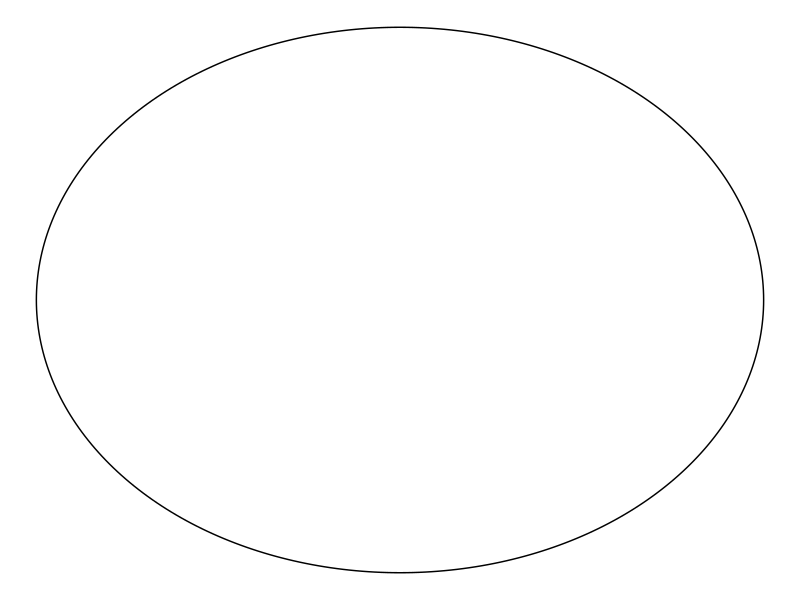
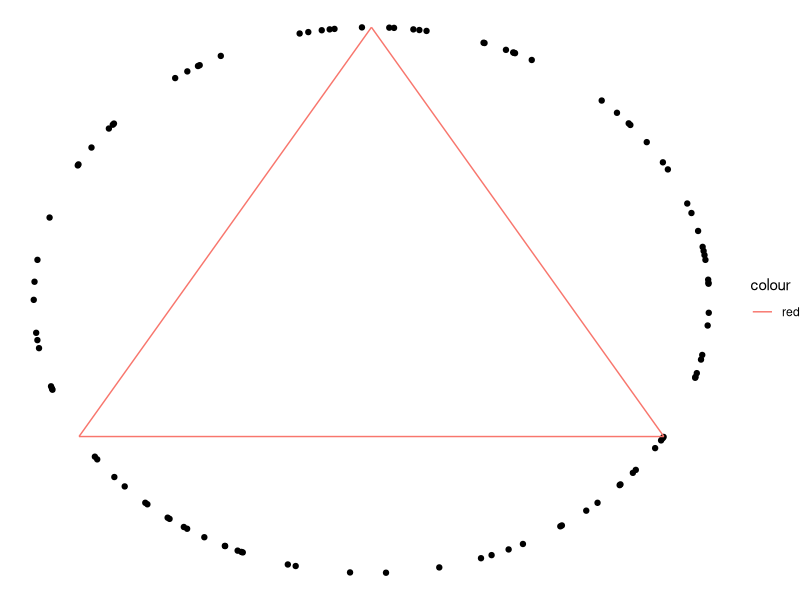
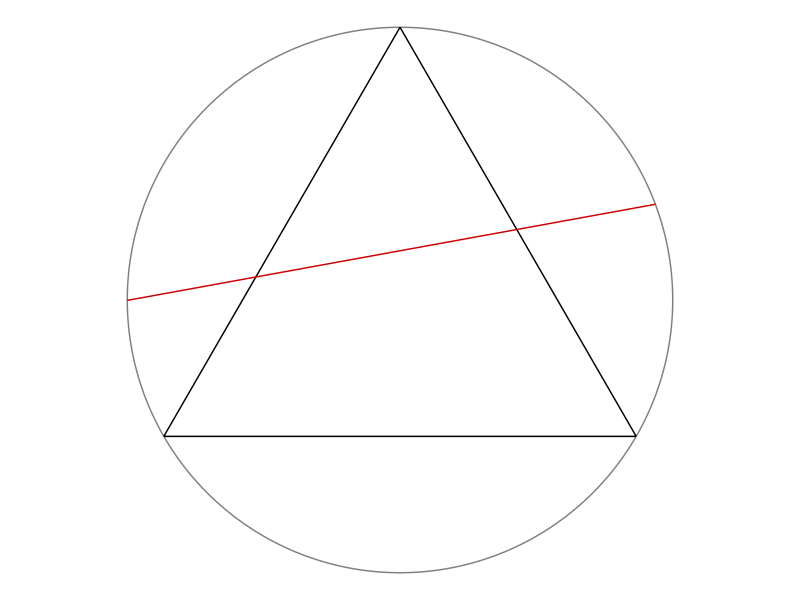

Here is the R script that generated these plots, in order:
# Instruction to students: You may clear the code in this file and replace it
# with your own.

library(tidyverse)
library(ggforce)
theme_set(theme_void())

# Draw a random chord in a unit circle centred at origin -----------------------

# Coordinates of equilateral triangle
eqtri_df <- tibble(
  x    = c(0, sqrt(3) / 2, -sqrt(3) / 2),
  y    = c(1, -0.5, -0.5),
  xend = c(sqrt(3) / 2, -sqrt(3) / 2, 0),
  yend = c(-0.5, -0.5, 1)
)

# Coordinates of random chord
rdmchr_df <- tibble(
  x    = 0.93636368,
  y    = 0.35103142,
  xend = -0.9999991,
  yend = -0.001326758
)

# Plot
p <- ggplot() +
  ggforce::geom_circle(aes(x0 = 0, y0 = 0, r = 1), col = "gray50") +
  geom_segment(data = eqtri_df, aes(x = x, y = y, xend = xend, yend = yend)) +
  geom_segment(data = rdmchr_df, aes(x = x, y = y, xend = xend, yend = yend),
               col = "red3") +
  coord_equal()

ggsave(p, file = "plot.png", height = 5, width = 7)

# Plot a circle
library(ggplot2)
library(ggforce)

data_circle <- data.frame(x0 = 0,
                          y0 = 0,
                          r = 1)

ggplot(data = data_circle, aes(x = x0, y = y0)) + 
  geom_circle(data = data_circle, aes(x0 = x0, y0 = y0, r=r))

# METHOD A (Random Endpoints) --------------------------------------------------
library(tidyverse)
library(ggforce)
library(ggplot2)

theta <- runif(100, 0, 2*pi)
circle <- tibble(
  x0 = cos(theta),
  y0 = sin(theta),
  r = 1)

eqtri_df <- tibble(
  x    = c(0, sqrt(3) / 2, -sqrt(3) / 2),
  y    = c(1, -0.5, -0.5),
  xend = c(sqrt(3) / 2, -sqrt(3) / 2, 0),
  yend = c(-0.5, -0.5, 1)
)

ggplot(data = circle, mapping = aes(x = x0, y = y0)) +
  geom_point() + 
  geom_segment(data = eqtri_df, aes(x = x, y = y, xend = xend, yend = yend, color = "red"))

# 1. Select the random endpoints directly from the dataframe
circle[1:2,]

# 2. Transform tibble to matrix
make_matrix <- function(df,rownames = NULL){
  my_matrix <-  as.matrix(df)
  if(!is.null(rownames))
    rownames(my_matrix) = rownames
  my_matrix
}

make_matrix(circle, rownames = NULL)



# METHOD B (Random Radial Points) ----------------------------------------------



# METHOD C (Random Midpoints) --------------------------------------------------
